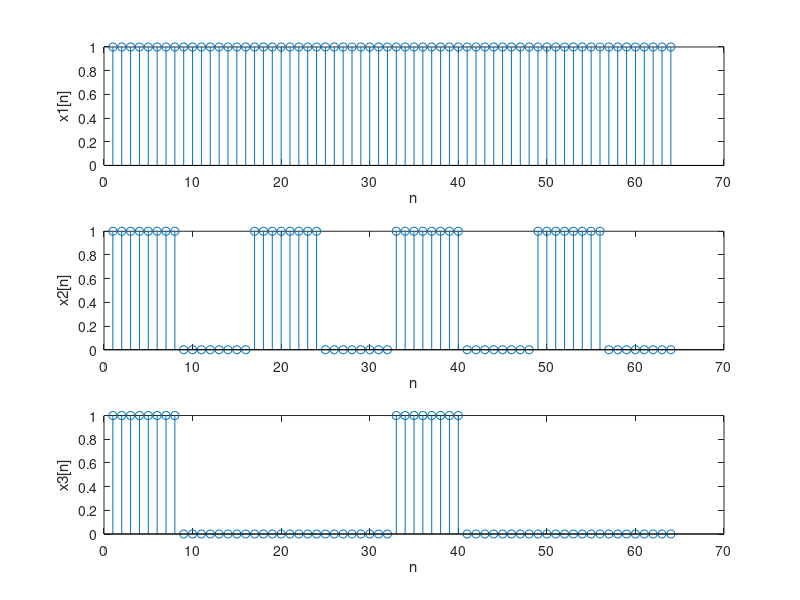

MATLAB code for this plot:
x1=[ones(1,8)];
nx1=[0:length(x1)-1];

x2=[ones(1,8) zeros(1,8)];
nx2=[0:length(x2)-1];

x3=[ones(1,8) zeros(1,24)];
nx3=[0:length(x3)-1];

N=63;
for n=0:N
    t = mod(n,8);
    x1_(n+1)=x1(t+1);
end
subplot(3,1,1);
stem(x1_);xlabel('n');ylabel('x1[n]');

for n=0:N
    r=mod(n,16);
    x2_(n+1)=x2(r+1);
end
subplot(3,1,2)
stem(x2_);xlabel('n');ylabel('x2[n]');

for n=0:N
    r=mod(n,32);
    x3_(n+1)=x3(r+1);
end
subplot(3,1,3)
stem(x3_);xlabel('n');ylabel('x3[n]');